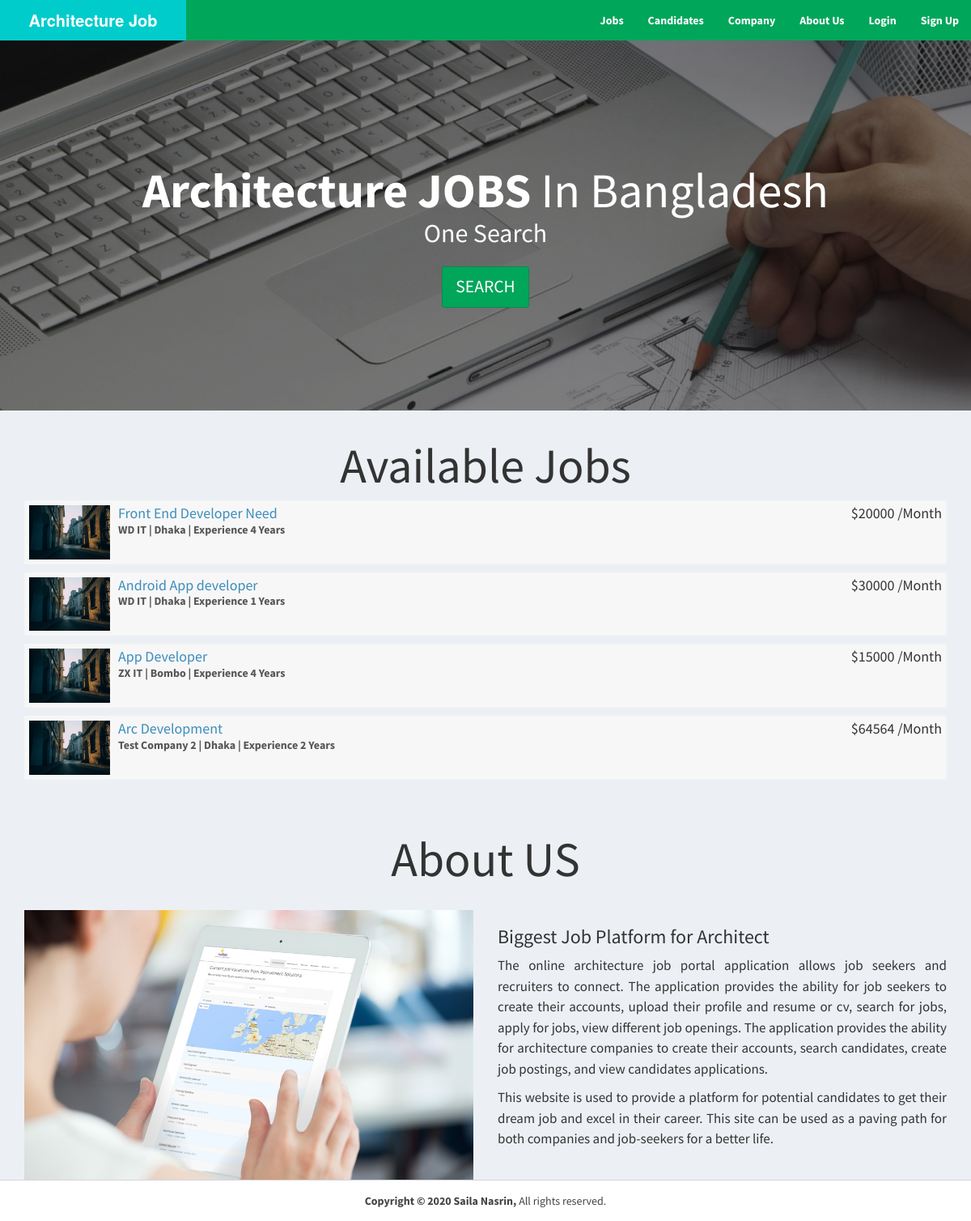
The page / on the database its author committed.
### tables this page shows
CREATE TABLE `company` (
  `id_company` int(11) NOT NULL,
  `name` varchar(255) NOT NULL,
  `companyname` varchar(255) NOT NULL,
  `country` varchar(255) NOT NULL,
  `state` varchar(255) NOT NULL,
  `city` varchar(255) NOT NULL,
  `contactno` varchar(255) NOT NULL,
  `website` varchar(255) NOT NULL,
  `email` varchar(255) NOT NULL,
  `password` varchar(255) NOT NULL,
  `aboutme` varchar(255) DEFAULT NULL,
  `logo` varchar(255) NOT NULL,
  `createdAt` timestamp NOT NULL DEFAULT current_timestamp(),
  `active` int(11) NOT NULL DEFAULT 2
);

CREATE TABLE `job_post` (
  `id_jobpost` int(11) NOT NULL,
  `id_company` int(11) NOT NULL,
  `jobtitle` varchar(255) NOT NULL,
  `description` text NOT NULL,
  `minimumsalary` varchar(255) NOT NULL,
  `maximumsalary` varchar(255) NOT NULL,
  `experience` varchar(255) NOT NULL,
  `qualification` varchar(255) NOT NULL,
  `createdat` timestamp NOT NULL DEFAULT current_timestamp()
);

### index.php (the view, shortened to what this page needs)
<?php
require_once("db.php");
?>
<!DOCTYPE html>
<html>
<head>
    <link rel="stylesheet" href="https://cdnjs.cloudflare.com/ajax/libs/twitter-bootstrap/3.3.7/css/bootstrap.min.css">
    <link rel="stylesheet" href="https://cdnjs.cloudflare.com/ajax/libs/font-awesome/4.7.0/css/font-awesome.min.css">
    <link rel="stylesheet" href="https://cdnjs.cloudflare.com/ajax/libs/ionicons/2.0.1/css/ionicons.min.css">
    <link rel="stylesheet" href="css/AdminLTE.min.css">
    <link rel="stylesheet" href="css/_all-skins.min.css">
    <link rel="stylesheet" href="css/custom.css">
</head>
<body class="hold-transition skin-green sidebar-mini">
<div class="wrapper">
    <header class="main-header">
        <a href="index.php" class="logo logo-bg">
            <span class="logo-lg"><b>Architecture Job Portal</b></span>
        </a>
        <nav class="navbar navbar-static-top">
            <div class="navbar-custom-menu">
                <ul class="nav navbar-nav">
                    <li>
                        <a href="jobs.php"><b>Jobs</b></a>
                    </li>
                    <li>
                        <a href="#candidates"><b>Candidates</b></a>
                    </li>
                    <li>
                        <a href="#company"><b>Company</b></a>
                    </li>
                    <li>
                        <a href="#about"><b>About Us</b></a>
                    </li>
                    <?php if (empty($_SESSION['id_user']) && empty($_SESSION['id_company'])) { ?>
                        <li>
                            <a href="login.php"><b>Login</b></a>
                        </li>
                        <li>
                            <a href="sign-up.php"><b>Sign Up</b></a>
                        </li>
                    <?php } ?>
                </ul>
            </div>
        </nav>
    </header>
    <div class="content-wrapper" style="margin-left: 0px;">
        <section class="content-header bg-main">
            <div class="container">
                <div class="row">
                    <div class="col-md-12 text-center index-head">
                        <h1> <strong>Architecture JOBS</strong> In Bangladesh</h1>
                        <p>One Search</p>
                        <p><a class="btn btn-success btn-lg" href="jobs.php" role="button"><big>SEARCH</big></a></p>
                    </div>
                </div>
            </div>
        </section>
        <section class="content-header">
            <div class="container">
                <div class="row">
                    <div class="col-md-12 latest-job margin-bottom-20">
                        <h1 class="text-center">Available  Jobs</h1>
                        <?php
                        $sql = "SELECT * FROM job_post Order By Rand() Limit 4";
                        $result = $conn->query($sql);
                        if ($result->num_rows > 0) {
                            while ($row = $result->fetch_assoc()) {
                                $sql1 = "SELECT * FROM company WHERE id_company='$row[id_company]'";
                                $result1 = $conn->query($sql1);
                                if ($result1->num_rows > 0) {
                                    while ($row1 = $result1->fetch_assoc()) {
                                        ?>
                                        <div class="attachment-block clearfix">
                                            <img class="attachment-img" src="img/photo1.png" alt="Attachment Image">
                                            <div class="attachment-pushed">
                                                <h4 class="attachment-heading"><a
                                                            href="view-job-post.php?id=<?php echo $row['id_jobpost']; ?>"><?php echo $row['jobtitle']; ?></a>
                                                    <span class="attachment-heading pull-right">$<?php echo $row['maximumsalary']; ?>
                                                        /Month</span></h4>
                                                <div class="attachment-text">
                                                    <div><strong><?php echo $row1['companyname']; ?>
                                                            | <?php echo $row1['city']; ?> |
                                                            Experience <?php echo $row['experience']; ?> Years</strong>
                                                    </div>
                                                </div>
                                            </div>
                                        </div>
                                        <?php
                                    }
                                }
                            }
                        }
                        ?>
                    </div>
                </div>
            </div>
        </section>
        <section id="about" class="content-header">
            <div class="container">
                <div class="row">
                    <div class="col-md-12 text-center latest-job margin-bottom-20">
                        <h1>About US</h1>
                    </div>
                </div>
                <div class="row">
                    <div class="col-md-6">
                        <img src="img/browse.jpg" class="img-responsive">
                    </div>
                    <div class="col-md-6 about-text margin-bottom-20">
                        <h3>Biggest Job Platform for Architect</h3>
                        <p align="justify">The online architecture job portal application allows job seekers and recruiters to connect. The
                            application provides the ability for job seekers to create their accounts, upload their
                            profile and resume or cv, search for jobs, apply for jobs, view different job openings. The
                            application provides the ability for architecture companies to create their accounts, search candidates,
                            create job postings, and view candidates applications.
                        </p>
                        <p align="justify">
                            This website is used to provide a platform for potential candidates to get their dream job
                            and excel in their career.
                            This site can be used as a paving path for both companies and job-seekers for a better life.
                        </p>
                    </div>
                </div>
            </div>
        </section>
    </div>
    <footer class="main-footer" style="margin-left: 0px;">
        <div class="text-center">
            <strong>Copyright &copy; 2020 Saila Nasrin,</strong> All rights
            reserved.
        </div>
    </footer>
</div>
</body>
</html>

### css/custom.css (style rules this page uses)
.bg-main { background: linear-gradient(0deg,rgba(0,0,0,0.5),rgba(0,0,0,0.5)), url(../img/job-search.jpg) no-repeat center center fixed !important; -webkit-background-size: cover; -moz-background-size: cover; -o-background-size: cover; background-size: cover !important; }
.index-head { padding: 10%; color: #fff; line-height: 150%; }
.index-head > h1 { font-size: 60px; }
.logo-bg { background-color: #00CCCC !important; }
.index-head > p { font-size: 32px; }
.index-head > p > a { margin-top: 20px; }
.latest-job { line-height: 150%; }
.latest-job > h1 { font-size: 60px; }
.about-text > p { font-size: 17px; line-height: 150%; }
.margin-bottom-20 { margin-bottom: 20px; }

### rows shown on the page
job_post: jobtitle "Front End Developer Need", maximumsalary "20000", experience "4"
company: companyname "WD IT", city "Dhaka"
job_post: jobtitle "Android App developer", maximumsalary "30000", experience "1"
job_post: jobtitle "App Developer", maximumsalary "15000", experience "4"
company: companyname "ZX IT", city "Bombo"
job_post: jobtitle "Arc Development", maximumsalary "64564", experience "2"
company: companyname "Test Company 2", city "Dhaka"
